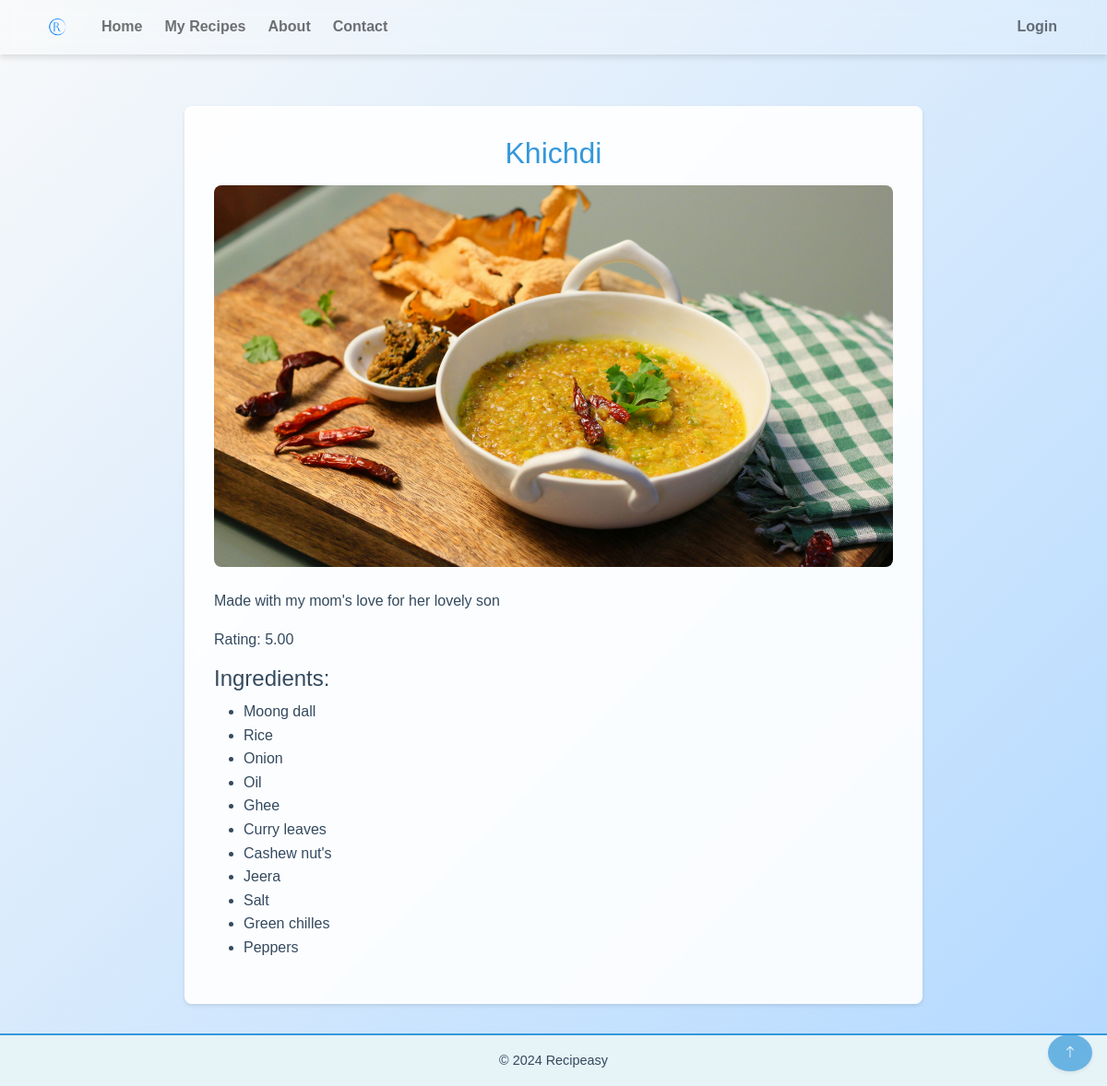
Page /recipe/3/ on the committed database.
### recipes/models.py (models this page shows, shortened)
class Recipe(models.Model):
    name = models.CharField(max_length=200)
    description = models.TextField()
    image = models.ImageField(upload_to='recipes/')
    date = models.DateField(null=True, blank=True)
    rating = models.DecimalField(max_digits=3, decimal_places=2, default=0)
    is_inspiring = models.BooleanField(default=True)
    ingredients = models.TextField()

### recipes/views.py (the view)
# urls.py: path('recipe/<int:pk>/', views.recipe_detail, name='recipe_detail'),
def recipe_detail(request, pk):
    recipe = get_object_or_404(Recipe, pk=pk)
    ingredients = [ingredient.strip() for ingredient in recipe.ingredients.replace('\n', ',').split(',') if ingredient.strip()]
    return render(request, 'recipe_detail.html', {'recipe': recipe, 'ingredients': ingredients})

### recipes/templates/recipe_detail.html
{% extends "base.html" %}
{% block content %}
    <div class="recipe-detail">
        <h1>{{ recipe.name }}</h1>
        <div class="recipe-detail-image-container">
            <img src="{{ recipe.image.url }}" alt="{{ recipe.name }}" class="img-fluid">
        </div>
        <p>{{ recipe.description }}</p>
        <p>Rating: {{ recipe.rating }}</p>
        <h4 class="ingredients-heading">Ingredients:</h4>
        <ul>
            {% for ingredient in ingredients %}
                <li>{{ ingredient }}</li>
            {% endfor %}
        </ul>
    </div>
{% endblock %}

### recipes/static/css/styles.css (style rules this page uses)
:root { --primary-color: #3498db; --secondary-color: #2ecc71; --accent-color: #e74c3c; --background-start: #f8f9fa; --background-end: #b3d9ff; --text-color: #34495e; --card-background: rgba(255, 255, 255, 0.9); --card-shadow: 0 2px 4px rgba(0, 0, 0, 0.1); --nav-text-color: #34495e; --nav-text-hover-color: #3498db; --footer-background-color: #e6f3f7; --footer-text-color: #34495e; --footer-border-color: #3498db; }
body { font-family: 'Arial', sans-serif; background: linear-gradient(135deg, var(--background-start), var(--background-end)); color: var(--text-color); margin: 0; padding: 0; display: flex; flex-direction: column; min-height: 100vh; line-height: 1.6; }
h1, h2 { font-size: 2rem; color: var(--primary-color); margin-bottom: 1.5rem; text-align: center; }
.recipe-detail { background-color: var(--card-background); border-radius: 8px; box-shadow: var(--card-shadow); padding: 2rem; max-width: 800px; margin: 0 auto; backdrop-filter: blur(5px); }
.recipe-detail h1 { color: var(--primary-color); font-size: 2rem; margin-bottom: 1rem; }
.recipe-detail-image-container { width: 100%; padding-bottom: 56.25%; position: relative; overflow: hidden; border-radius: 8px; margin-bottom: 1.5rem; }
.recipe-detail img { position: absolute; top: 0; left: 0; width: 100%; height: 100%; object-fit: cover; object-position: center; }
.recipe-detail p { margin-bottom: 1rem; }

### rows in the picture
Recipe: name "Khichdi", image (picture), description "Made with my mom's love for her lovely son", rating "5.00"

### other values in the picture
{{ ingredient }} "Moong dall" "Rice" "Onion" "Oil" "Ghee" "Curry leaves" "Cashew nut's" "Jeera" "Salt" "Green chilles" "Peppers"
